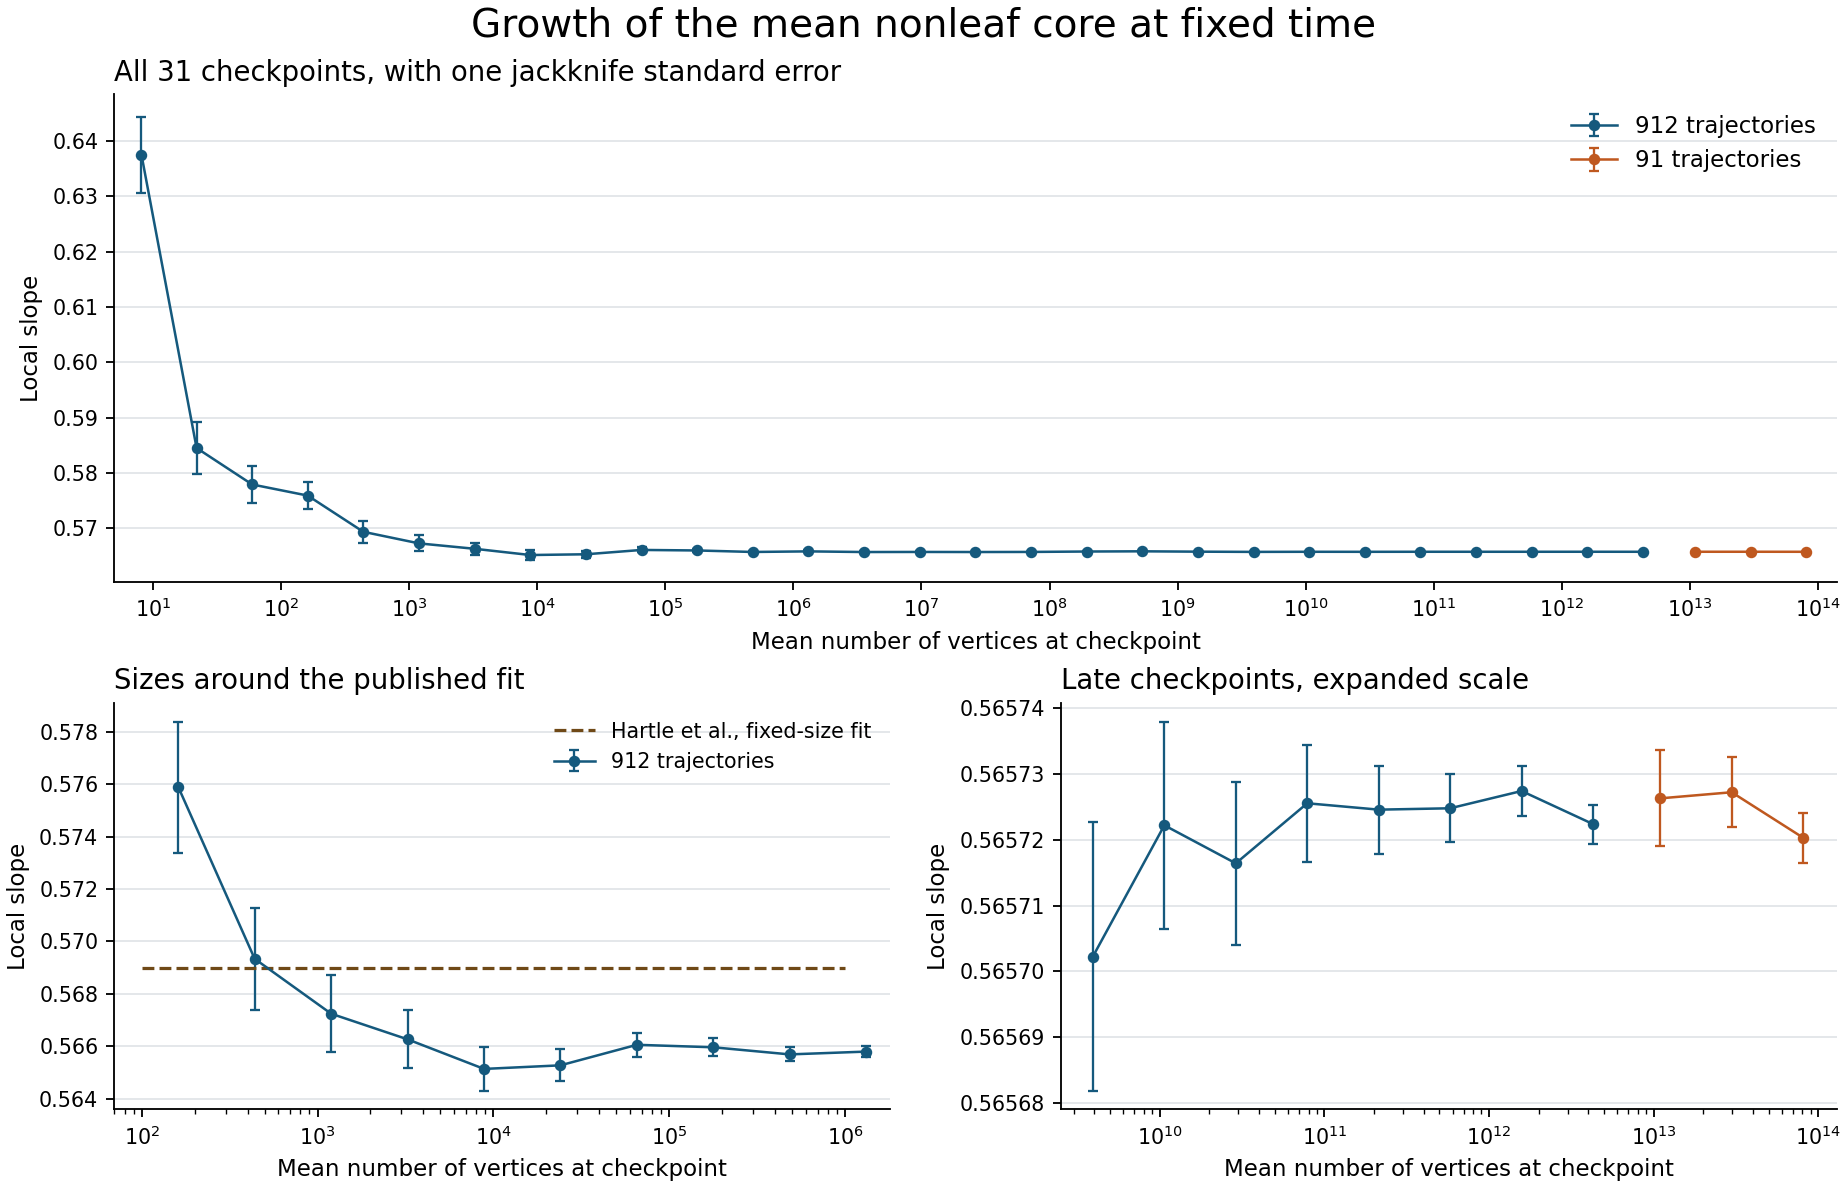

This figure's Python source:
#!/usr/bin/env python3
"""Build finite-time slope estimates from the three archived CT batches."""
import argparse
import csv
import gzip
import math
from collections import defaultdict
from pathlib import Path

from analyze_ct import jack

ROOT = Path(__file__).resolve().parent
BATCHES = {
    "ct_t28_seedA.txt.gz": (527, 28),
    "ct_t28_seedB.txt.gz": (294, 28),
    "ct_t31_seedC.txt.gz": (91, 31),
}


def checkpoints(batches=None):
    if batches is None:
        batches = [(ROOT / "outputs" / name, runs, tmax)
                   for name, (runs, tmax) in BATCHES.items()]
    by_time = defaultdict(list)
    for filename, runs, tmax in batches:
        opener = gzip.open if filename.suffix == ".gz" else open
        with opener(filename, "rt") as source:
            if source.readline().split() != "# run t n C S F Cv A Z".split():
                raise ValueError(f"{filename}: unexpected column names")
            for run in range(runs):
                previous_core = 1  # deterministic initial T_3
                for t in range(1, tmax + 1):
                    fields = source.readline().split()
                    if len(fields) != 9 or tuple(map(int, fields[:2])) != (run, t):
                        raise ValueError(f"{filename}: expected run {run}, checkpoint {t}")
                    n, core = map(int, fields[2:4])
                    if core - previous_core != int(fields[6]):
                        raise ValueError(f"{filename}: core increment differs from conversions")
                    by_time[t].append((n, core, float(fields[4]), previous_core))
                    previous_core = core
            if source.read().strip():
                raise ValueError(f"{filename}: unexpected trailing records")
    return by_time


def paired_secant(core, previous, width):
    runs = len(core)
    c, p = sum(core), sum(previous)
    estimate = math.log(c / p) / width
    leave_one = [math.log((c - ci) / (p - pi)) / width for ci, pi in zip(core, previous)]
    center = sum(leave_one) / runs
    error = math.sqrt((runs - 1) / runs * sum((v - center)**2 for v in leave_one))
    return estimate, error


def estimates(by_time):
    rows = []
    for t, sample in sorted(by_time.items()):
        n, core, propensity, previous = zip(*sample)
        runs = len(core)
        slope, slope_se = jack(propensity, core)
        # Same trajectories on both sides, including the change in cohort at t=29.
        secant, secant_se = paired_secant(core, previous, 1)
        rows.append(dict(t=t, runs=runs, mean_n=sum(n) / runs, mean_core=sum(core) / runs,
                         slope=slope, slope_se=slope_se, secant=secant, secant_se=secant_se))
    return rows


def plot(rows, filename):
    import matplotlib
    matplotlib.use("Agg")
    import matplotlib.pyplot as plt
    from matplotlib.ticker import FormatStrFormatter, LogLocator

    fig = plt.figure(figsize=(11.2, 7.2), layout="constrained")
    grid = fig.add_gridspec(2, 2, height_ratios=[1.2, 1])
    full = fig.add_subplot(grid[0, :])
    small = fig.add_subplot(grid[1, 0])
    late = fig.add_subplot(grid[1, 1])
    fig.suptitle("Growth of the mean nonleaf core at fixed time", fontsize=17)

    for ax, selected in [(full, rows), (small, rows[3:13]), (late, rows[20:])]:
        ax.set_xscale("log")
        ax.grid(axis="y", color="#dee2e6", linewidth=0.7)
        ax.spines[["top", "right"]].set_visible(False)
        ax.tick_params(axis="both", labelsize=9)
        ax.set_xlabel("Mean number of vertices at checkpoint")
        ax.set_ylabel("Local slope")
        for count, color in [(912, "#15597d"), (91, "#bf581f")]:
            group = [r for r in selected if r["runs"] == count]
            if group:
                ax.errorbar([r["mean_n"] for r in group], [r["slope"] for r in group],
                            yerr=[r["slope_se"] for r in group], fmt="o-", markersize=4,
                            linewidth=1.1, elinewidth=1, capsize=2, color=color,
                            label=f"{count} trajectories")

    full.set_xlim(5, 1.4e14)
    small.set_xlim(70, 1.8e6)
    late.set_xlim(2.5e9, 1.3e14)
    full.set_title("All 31 checkpoints, with one jackknife standard error", loc="left")
    full.xaxis.set_major_locator(LogLocator(base=10, numticks=16))
    full.legend(frameon=False)
    small.set_title("Sizes around the published fit", loc="left")
    small.hlines(0.569, 1e2, 1e6, ls="--", color="#6f4917", lw=1.4,
                 label="Hartle et al., fixed-size fit")
    small.legend(frameon=False, fontsize=9)
    small.yaxis.set_major_formatter(FormatStrFormatter("%.3f"))
    late.set_title("Late checkpoints, expanded scale", loc="left")
    late.yaxis.set_major_formatter(FormatStrFormatter("%.5f"))
    fig.savefig(filename, dpi=165, metadata={"Software": "local_slopes.py"})
    plt.close(fig)


def main():
    parser = argparse.ArgumentParser(description=__doc__)
    parser.add_argument("--table", type=Path, required=True)
    parser.add_argument("--figure", type=Path, help="PNG plot (requires matplotlib)")
    parser.add_argument("--sample", nargs=3, metavar=("FILE", "RUNS", "TMAX"),
                        help="use a fresh friend_ct sample with unit checkpoint spacing")
    args = parser.parse_args()
    if args.sample:
        filename, runs, tmax = args.sample
        runs, tmax = int(runs), int(tmax)
        if runs < 2 or tmax < 1:
            parser.error("a sample requires at least two runs and one checkpoint")
        if args.figure:
            parser.error("--figure renders the three-panel comparison of archived batches")
        by_time = checkpoints([(Path(filename), runs, tmax)])
    else:
        by_time = checkpoints()
    rows = estimates(by_time)
    with args.table.open("w", newline="") as dest:
        writer = csv.DictWriter(dest, fieldnames=rows[0].keys(), delimiter="\t", lineterminator="\n")
        writer.writeheader()
        for row in rows:
            writer.writerow({k: format(v, ".12g") if isinstance(v, float) else v for k, v in row.items()})
    if args.figure:
        plot(rows, args.figure)
    if args.sample:
        last = rows[-1]
        print(f"{len(rows)} checkpoints from {last['runs']} runs; "
              f"final instantaneous slope {last['slope']:.7f} +- {last['slope_se']:.7f}")
        return
    print(f"{len(rows)} checkpoints, t={rows[0]['t']}..{rows[-1]['t']}; "
          f"{rows[0]['runs']} runs through t=28, {rows[-1]['runs']} through t=31")

    # First and last checkpoints with sample mean n in [100, 1,000,000].
    inside = [r["t"] for r in rows if 100 <= r["mean_n"] <= 1e6]
    t1, t2 = inside[0], inside[-1]
    left = [row[1] for row in by_time[t1]]
    right = [row[1] for row in by_time[t2]]
    if len(left) != len(right):
        raise ValueError("different cohorts at comparison endpoints")
    change, error = paired_secant(right, left, t2 - t1)
    print(f"CT endpoint slope, t={t1}..{t2}: {change:.7f} +- {error:.7f} ({len(left)} runs)")


if __name__ == "__main__":
    main()
